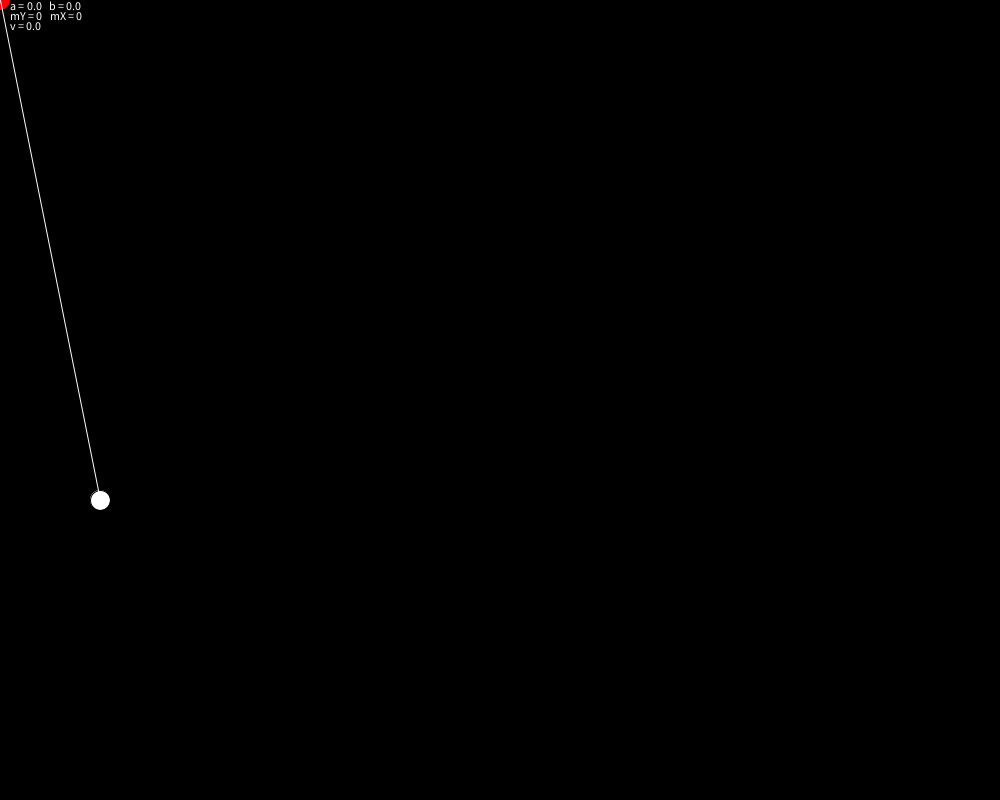
Frame 1 (no input)
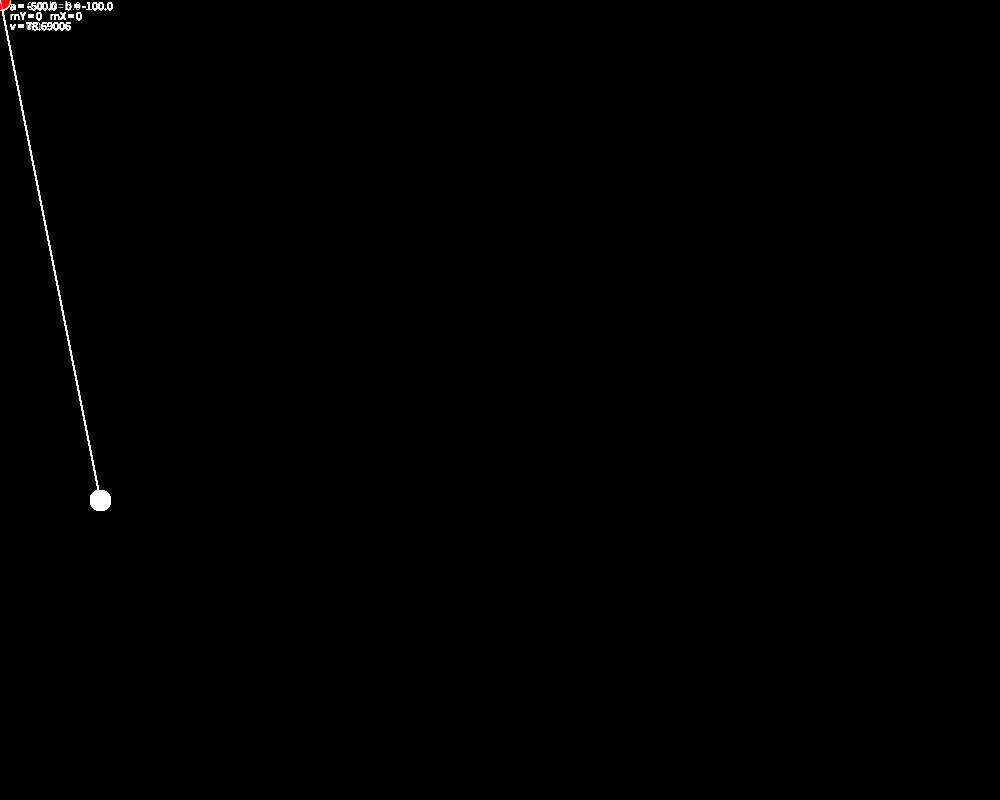
Frame 60 (the mouse pressed at the canvas centre just before this capture)
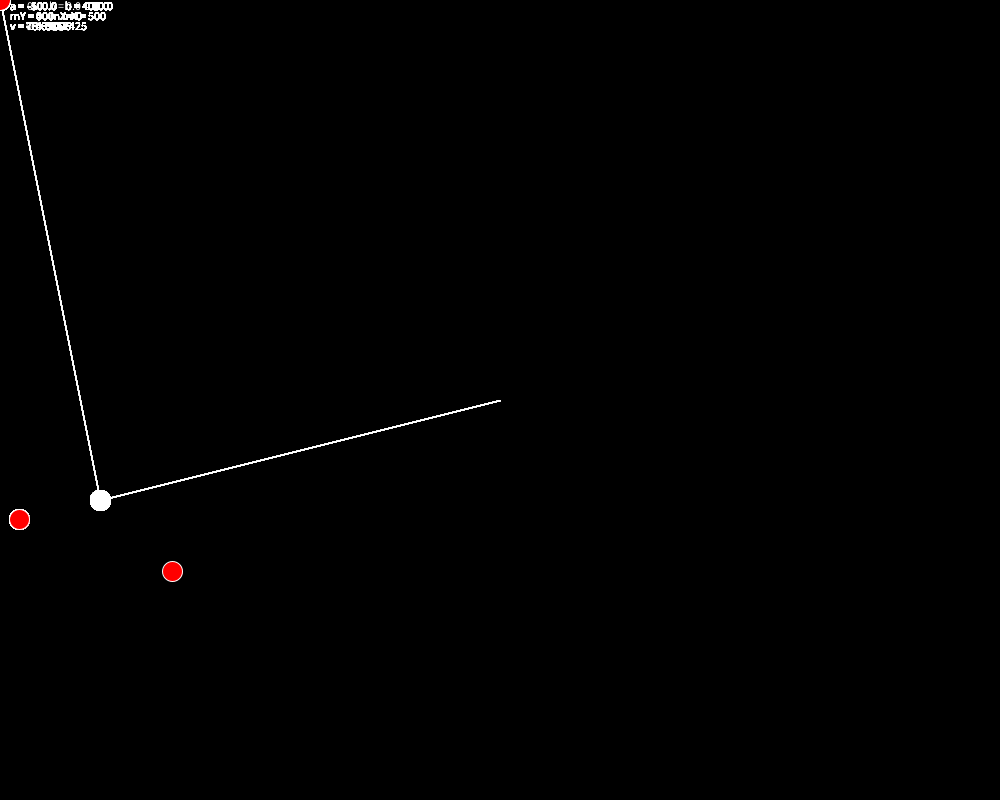
Frame 120 (the mouse held since frame 60 and released just before this capture)

The Processing sketch that drew these frames (run headless with seeded random() and noise(); from frame 60 on, the mouse is pressed at the canvas centre):

// Processing sketch: sketch_201113b
// ── sketch_201113b.pde
float x;
float y;
float g = 9.82;
float v0;
float x0 = 100;
float y0 = 500;
float t;
float m = 1;
float u0;
float A;
float E;

float a;
float b;
float v;
float L;

boolean fly = false;

float mx;
float my;
//Disse to floats, bruges så fuglen ikke flyver rundt midt i kastet,
//når musen flyttes


void setup(){
 size(1000, 800);
 background (0, 0, 0);
  
}


void draw(){
  clear();
  

  fill(255, 255, 255);
  circle(x0, y0, 20);
  //Denne cirkel forstiller selve slangebøssen.
  
  fill(255, 0, 0);
  circle(x, y, 20);
  //Dette er selve fuglen.
  
  stroke(255);
  fill(255, 255, 255);
  line(mouseX, mouseY, x0, y0);
  //Dette skal være snoren der trækker slangebøssen og fuglen tilbage.
  
  text("a = " + a + "   b = " + b, 10, 10);
  text("mY = " + mouseY + "   mX = " + mouseX, 10, 20);
  text("v = " + degrees(v), 10, 30);
  //Noget simpelt tjekkende kode
  
  a = my - y0;
  b = mx - x0;
  v = atan(a/b);
  L = dist(mx, my, x0, y0);
  //Disse udregninger bruges til udregning af distancen fra musen til fuglens startpunkt, hvilket bruges til affyringshastigheden,
  //De bruges også til udregning af afyringsvinklen.
  
  
  
  if(mousePressed == true){
    mx = mouseX;
    my = mouseY;
    t = 0;
    x = 0;
    y = 0;
    //Disse tre udtryk starter fuglen forfra, hver gang man trykker med musen.
    
    fly = true;
    //Denne funktion er unødvendig, men gør at man kun behøver at trykke en enkelt gang med musen.
  }
  
  if(fly == true){
    opdaterFysiskVerden();
    //En funktion, så den ikke skal skrives igen og igen.

    println(x, y);
    //Feedback kode.
  }

}




void opdaterFysiskVerden(){
   t = t + 0.2;
   //t bliver kun 0,2 større hver frame, så er det nemmere at se fuglen.
   if(y >= 0){
   //Hvis fuglen har ramt jorden, skal den ikke flyve længere.  
     
     if(b > 0){
     //Hvis linjen er "foran" fuglen, bliver fuglen nu skudt bagud
     
       A = sin(v);
       E = 50 * (L/10) * (L/10);
     
       u0 = sqrt((2 * E)/(m * (1 + A * A)));
       v0 = A * sqrt((2 * E)/(m * (1 + A * A)));
     
       x = -(u0 * t) + x0;
       y = 0.5 * g * t * t - v0 * t + y0;
       
     }else if(b == 0){
       //Dette er hvis fuglen bliver skudt 90 grader
      
       A = sin(v);
       E = 50 * (L/10) * (L/10);

       v0 = A * sqrt((2 * E)/(m * (1 + A * A)));
     
       x = x0;
       y = 0.5 * g * t * t - v0 * t + y0;
       
     }else{
       A = sin(v);
       E = 50 * (L/10) * (L/10);
     
       u0 = sqrt((2 * E)/(m * (1 + A * A)));
       v0 = A * sqrt((2 * E)/(m * (1 + A * A)));
     
       x = u0 * t + x0;
       y = 0.5 * g * t * t + v0 * t + y0;
       //I selve koden flyver fuglen opad, det skyldes at 0,5 er i minus. I "fysikkens verden" er koden her korrekt, men da y-aksen går nedaf i Processing i stedet for op som i "virkeligheden",
       //flyver fuglen altså opad. Man kunne ændre dette ved at sætte 0,5 i plus i stedet, men jeg har altså valgt at beholde den i -0,5.

   }
  }
}
